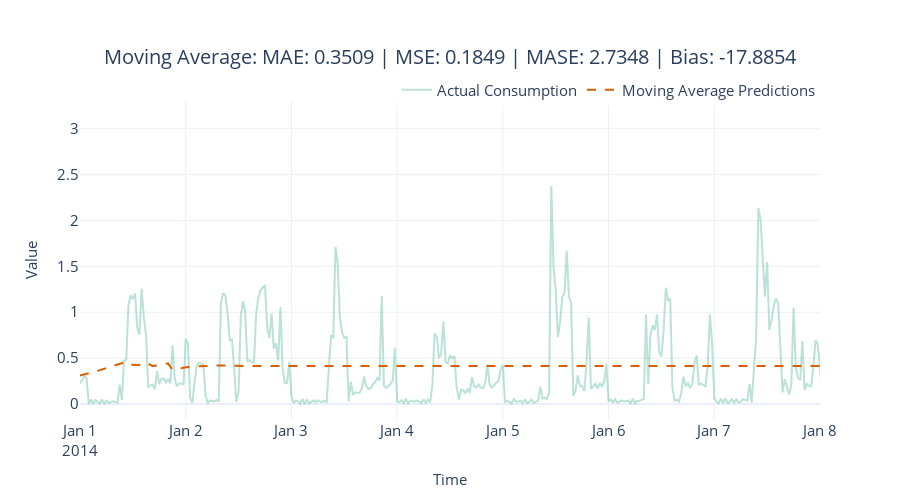

This figure's notebook cell:
### Code cell
fig = plot_forecast(pred_df, forecast_columns=["moving_average_predictions"], forecast_display_names=['Moving Average Predictions'])
fig = format_plot(fig, title=f"Moving Average: MAE: {metrics['MAE']:.4f} | MSE: {metrics['MSE']:.4f} | MASE: {metrics['MASE']:.4f} | Bias: {metrics['Forecast Bias']:.4f}")
fig.update_xaxes(type="date", range=["2014-01-01", "2014-01-08"])
fig.write_image("imgs/chapter_4/ma.png")
fig.show()

### Figure 1 — Plotly figure (JSON) as saved in the notebook; plotly's stock layout.template omitted (floating-point values rounded to 4 significant figures; data arrays with more than 128 entries replaced by an {"elided": "..."} marker saying what was removed)
{"data": [{"line": {"color": "rgba(27,158,119, 0.3)"}, "mode": "lines", "name": "Actual Consumption", "type": "scatter", "x": {"elided": "1488 str values"}, "y": {"elided": "1488 float values"}}, {"line": {"color": "rgba(217,95,2, 1)", "dash": "dash"}, "mode": "lines", "name": "Moving Average Predictions", "type": "scatter", "x": {"elided": "1488 str values"}, "y": {"elided": "1488 float values"}}], "layout": {"autosize": false, "height": 500, "legend": {"font": {"size": 15}, "orientation": "h", "title": {}, "x": 1, "xanchor": "right", "y": 0.98, "yanchor": "bottom"}, "title": {"font": {"size": 20}, "text": "Moving Average: MAE: 0.3509 | MSE: 0.1849 | MASE: 2.7348 | Bias: -17.8854", "x": 0.5, "xanchor": "center", "yanchor": "top"}, "width": 900, "xaxis": {"range": ["2014-01-01", "2014-01-08"], "tickfont": {"size": 15}, "title": {"font": {"size": 15}, "text": "Time"}, "type": "date"}, "yaxis": {"autorange": true, "range": [-0.1743, 3.312], "tickfont": {"size": 15}, "title": {"font": {"size": 15}, "text": "Value"}, "type": "linear"}}}
